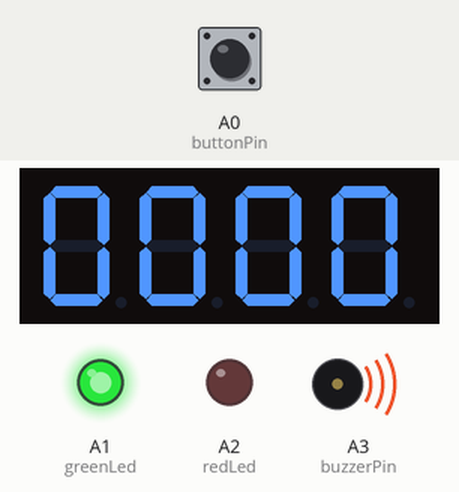
A sketch run on a simulated Arduino Uno, built with avr-gcc and run on an emulated ATmega328P. Shown: 4-digit seven-segment display, output pins drawn as LEDs (lit = HIGH), buzzer (waves = sounding). Wiring (inferred from the names in the program): 4-digit 7-segment display, segments lit when LOW: segments pin 11, pin 7, pin 4, pin 3, pin 13, pin 10, pin 5; digit selects pin 12, pin 9, pin 8, pin 6. Inputs (shaded band) come from the test bench; at power-on: A0 (buttonPin) LOW. Random numbers use the default seed unless the sketch sets one; the segment pins are drawn as the display they are named for; pins used as bus, display or sensor lines are not drawn.

Above: at 1.2 s.
1.3 s: A0 (buttonPin) pulled HIGH for 0.15 s
At 1.64 s:
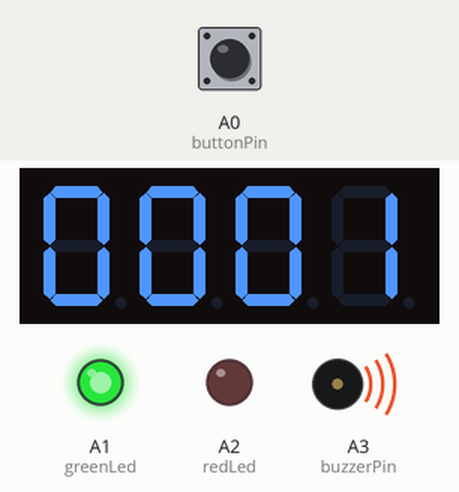
2.0 s: A0 (buttonPin) pulled HIGH for 3.2 s
At 5.16 s:
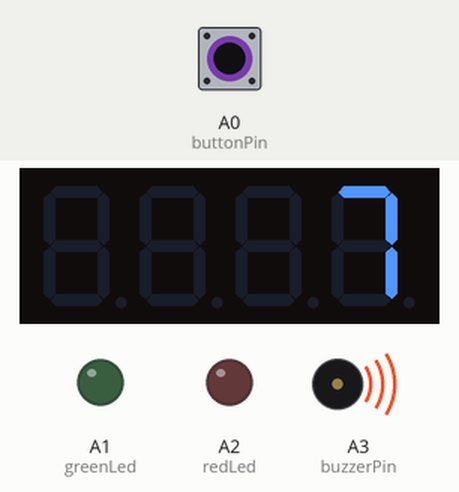
At 6.1 s:
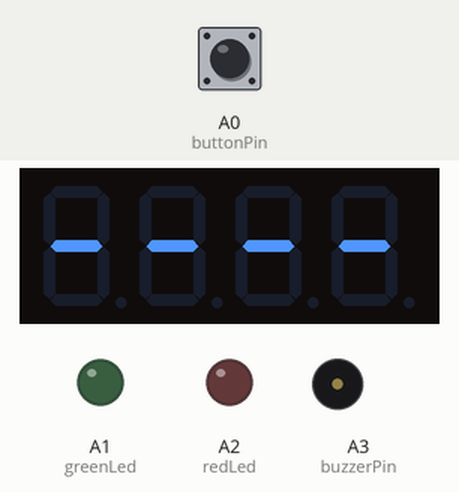
Timing chart, 0 to 7.6 s (numbered marks = the images above; inputs shaded):
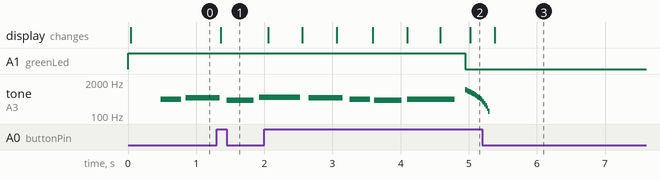

The sketch:

GreenLightRedLight.ino
```cpp
int pinA = 11, pinB = 7, pinC = 4, pinD = 3;
int pinE = 13, pinF = 10, pinG = 5;
int D1 = 12, D2 = 9, D3 = 8, D4 = 6;

int buttonPin = A0, buzzerPin = A3;
int redLed = A2, greenLed = A1;

unsigned long previousMillis = 0;
const long interval = 500;

bool isRedLight = false;
int score = 0;
bool gameOver = false;
bool isSongPlaying = false;
int currentNote = 0;
bool gameWon = false;

unsigned long songStartTime = 0;
unsigned long redLightStartTime = 0;
unsigned long redLightDuration = 0;

int digitValues[4] = { 0, 0, 0, 0 };

void setup() {
  pinMode(buttonPin, INPUT);

  pinMode(redLed, OUTPUT);
  pinMode(greenLed, OUTPUT);

  pinMode(pinA, OUTPUT);
  pinMode(pinB, OUTPUT);
  pinMode(pinC, OUTPUT);
  pinMode(pinD, OUTPUT);
  pinMode(pinE, OUTPUT);
  pinMode(pinF, OUTPUT);
  pinMode(pinG, OUTPUT);

  pinMode(D1, OUTPUT);
  pinMode(D2, OUTPUT);
  pinMode(D3, OUTPUT);
  pinMode(D4, OUTPUT);

  // I use tone() function so don't need to write pinMode(buzzerPin, OUTPUT)

  digitalWrite(greenLed, HIGH);
  randomSeed(analogRead(0));
}

void loop() {
  if (gameWon || gameOver) {
    updateDisplay();
    return;
  }

  checkRedLightTimeout();
  updateSongAndLights();
  handleButtonPress();
  updateDisplay();
}

void checkRedLightTimeout() {
  if (isRedLight && !isSongPlaying) {
    if (millis() - redLightStartTime >= redLightDuration) {
      isRedLight = false;
      digitalWrite(redLed, LOW);
      digitalWrite(greenLed, HIGH);
      isSongPlaying = false;
    }
  }
}

void updateSongAndLights() {
  if (!isSongPlaying && !isRedLight) {
    startSong();
  }

  if (isSongPlaying) {
    playSongStep();
  }
}

void handleButtonPress() {
  int buttonState = digitalRead(buttonPin);

  if (isRedLight && buttonState == HIGH) {
    gameOver = true;
    resetGame();
    return;
  }

  if (!isRedLight && buttonState == HIGH && !gameWon) {
    unsigned long currentMillis = millis();
    if (currentMillis - previousMillis >= interval) {
      previousMillis = currentMillis;
      incrementScore();
    }
  }
}

int melody[] = { 392, 440, 494, 392, 523, 494, 440, 392, 440 };
int noteDurations[] = { 400, 300, 500, 400, 600, 500, 300, 400, 700 };

void startSong() {
  isSongPlaying = true;
  currentNote = 0;
  songStartTime = millis();
  digitalWrite(greenLed, HIGH);
  digitalWrite(redLed, LOW);
}

void playSongStep() {
  if (currentNote >= 9) {
    isSongPlaying = false;
    noTone(buzzerPin);
    isRedLight = true;
    digitalWrite(greenLed, LOW);
    digitalWrite(redLed, HIGH);
    redLightStartTime = millis();
    redLightDuration = random(2000, 5000);
    return;
  }

  unsigned long currentTime = millis();
  unsigned long noteDuration = noteDurations[currentNote];

  if (currentTime - songStartTime >= noteDuration * 1.2) {
    currentNote++;
    songStartTime = currentTime;
    if (currentNote < 9) {
      tone(buzzerPin, melody[currentNote], noteDurations[currentNote]);
    }
  }
}

void incrementScore() {
  score++;
  digitValues[3] = score % 10;
  digitValues[2] = (score / 10) % 10;
  digitValues[1] = (score / 100) % 10;
  digitValues[0] = (score / 1000) % 10;

  if (score >= 100) {
    gameWon = true;
    digitalWrite(redLed, LOW);
    digitalWrite(greenLed, LOW);
    noTone(buzzerPin);
    playVictoryMelody();
  }
}

void playVictoryMelody() {
  int victoryMelody[] = {
    523, 523, 523, 523, 784,
    698, 698, 698,
    880, 880, 880,
    784
  };

  int victoryDurations[] = {
    200, 200, 200, 200, 400,
    200, 200, 400,
    200, 200, 400,
    600
  };

  for (int i = 0; i < 12; i++) {
    tone(buzzerPin, victoryMelody[i], victoryDurations[i]);
    delay(victoryDurations[i] * 1.3);
    noTone(buzzerPin);
  }
}

void resetGame() {
  score = 0;
  for (int i = 0; i < 4; i++) {
    digitValues[i] = -1;
  }
  digitalWrite(redLed, LOW);
  digitalWrite(greenLed, LOW);
  isRedLight = false;
  isSongPlaying = false;
  currentNote = 0;
  gameWon = false;
  playGameOverSound();
}

void playGameOverSound() {
  for (int i = 1000; i > 100; i -= 50) {
    tone(buzzerPin, i, 50);
    delay(20);
  }
  noTone(buzzerPin);
}

void updateDisplay() {
  for (int i = 0; i < 4; i++) {
    showDigit(i, digitValues[i]);
    delay(1);
  }
}

void showDigit(int digit, int value) {
  turnOffAllDigits();

  switch (digit) {
    case 0: digitalWrite(D1, HIGH); break;
    case 1: digitalWrite(D2, HIGH); break;
    case 2: digitalWrite(D3, HIGH); break;
    case 3: digitalWrite(D4, HIGH); break;
  }

  displayNumber(value);
}

void turnOffAllDigits() {
  digitalWrite(D1, LOW);
  digitalWrite(D2, LOW);
  digitalWrite(D3, LOW);
  digitalWrite(D4, LOW);
}

void displayNumber(int num) {
  if (num == -1) {
    displayDash();
    return;
  }

  switch (num) {
    case 0: zero(); break;
    case 1: one(); break;
    case 2: two(); break;
    case 3: three(); break;
    case 4: four(); break;
    case 5: five(); break;
    case 6: six(); break;
    case 7: seven(); break;
    case 8: eight(); break;
    case 9: nine(); break;
    default: turnOffAllSegments(); break;
  }
}

void displayDash() {
  digitalWrite(pinA, HIGH);
  digitalWrite(pinB, HIGH);
  digitalWrite(pinC, HIGH);
  digitalWrite(pinD, HIGH);
  digitalWrite(pinE, HIGH);
  digitalWrite(pinF, HIGH);
  digitalWrite(pinG, LOW);
}

void zero() {
  digitalWrite(pinA, LOW);
  digitalWrite(pinB, LOW);
  digitalWrite(pinC, LOW);
  digitalWrite(pinD, LOW);
  digitalWrite(pinE, LOW);
  digitalWrite(pinF, LOW);
  digitalWrite(pinG, HIGH);
}

void one() {
  digitalWrite(pinA, HIGH);
  digitalWrite(pinB, LOW);
  digitalWrite(pinC, LOW);
  digitalWrite(pinD, HIGH);
  digitalWrite(pinE, HIGH);
  digitalWrite(pinF, HIGH);
  digitalWrite(pinG, HIGH);
}

void two() {
  digitalWrite(pinA, LOW);
  digitalWrite(pinB, LOW);
  digitalWrite(pinC, HIGH);
  digitalWrite(pinD, LOW);
  digitalWrite(pinE, LOW);
  digitalWrite(pinF, HIGH);
  digitalWrite(pinG, LOW);
}

void three() {
  digitalWrite(pinA, LOW);
  digitalWrite(pinB, LOW);
  digitalWrite(pinC, LOW);
  digitalWrite(pinD, LOW);
  digitalWrite(pinE, HIGH);
  digitalWrite(pinF, HIGH);
  digitalWrite(pinG, LOW);
}

void four() {
  digitalWrite(pinA, HIGH);
  digitalWrite(pinB, LOW);
  digitalWrite(pinC, LOW);
  digitalWrite(pinD, HIGH);
  digitalWrite(pinE, HIGH);
  digitalWrite(pinF, LOW);
  digitalWrite(pinG, LOW);
}

void five() {
  digitalWrite(pinA, LOW);
  digitalWrite(pinB, HIGH);
  digitalWrite(pinC, LOW);
  digitalWrite(pinD, LOW);
  digitalWrite(pinE, HIGH);
  digitalWrite(pinF, LOW);
  digitalWrite(pinG, LOW);
}

void six() {
  digitalWrite(pinA, LOW);
  digitalWrite(pinB, HIGH);
  digitalWrite(pinC, LOW);
  digitalWrite(pinD, LOW);
  digitalWrite(pinE, LOW);
  digitalWrite(pinF, LOW);
  digitalWrite(pinG, LOW);
}

void seven() {
  digitalWrite(pinA, LOW);
  digitalWrite(pinB, LOW);
  digitalWrite(pinC, LOW);
  digitalWrite(pinD, HIGH);
  digitalWrite(pinE, HIGH);
  digitalWrite(pinF, HIGH);
  digitalWrite(pinG, HIGH);
}

void eight() {
  digitalWrite(pinA, LOW);
  digitalWrite(pinB, LOW);
  digitalWrite(pinC, LOW);
  digitalWrite(pinD, LOW);
  digitalWrite(pinE, LOW);
  digitalWrite(pinF, LOW);
  digitalWrite(pinG, LOW);
}

void nine() {
  digitalWrite(pinA, LOW);
  digitalWrite(pinB, LOW);
  digitalWrite(pinC, LOW);
  digitalWrite(pinD, HIGH);
  digitalWrite(pinE, HIGH);
  digitalWrite(pinF, LOW);
  digitalWrite(pinG, LOW);
}

void turnOffAllSegments() {
  digitalWrite(pinA, LOW);
  digitalWrite(pinB, LOW);
  digitalWrite(pinC, LOW);
  digitalWrite(pinD, LOW);
  digitalWrite(pinE, LOW);
  digitalWrite(pinF, LOW);
  digitalWrite(pinG, LOW);
}
```

Measured:
- after the input at 1.3 s, the display: changes after 0.06 s (image 1)
- after the input at 2.0 s, the display: first changes after 0.06 s (image 2 shows a later state)
- by itself, tone on A3 (buzzerPin): plays 494 Hz for 0.50 s, 440 Hz for 0.30 s, 392 Hz for 0.40 s, 440 Hz for 0.70 s, 1000 Hz for 0.02 s, 950 Hz for 0.02 s … (22 notes in this stretch)
